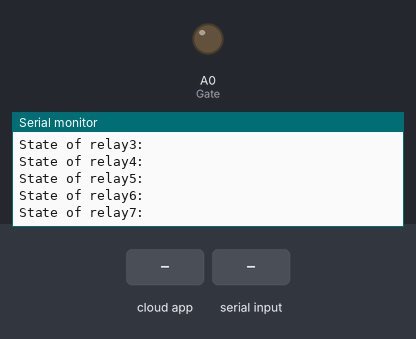
A sketch run on a simulated ESP8266 (NodeMCU). Shown: output pins drawn as LEDs (lit = HIGH), the last lines printed to the serial monitor. The inputs (shaded band) are chosen by the test bench. WiFi joins after 1.5 s; servers stay silent unless stated; the Firebase database answers and starts empty.

Above: at 2.7 s.
2.8 s: the phone or cloud app sets relay1 to off
At 4.19 s:
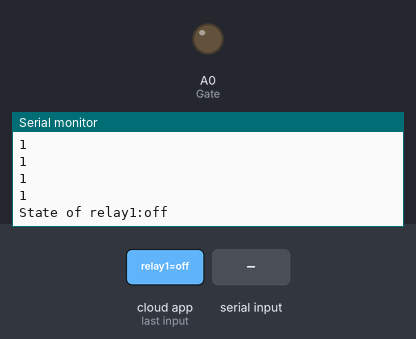
7.9 s: the phone or cloud app sets relay2 to on
At 9.15 s:
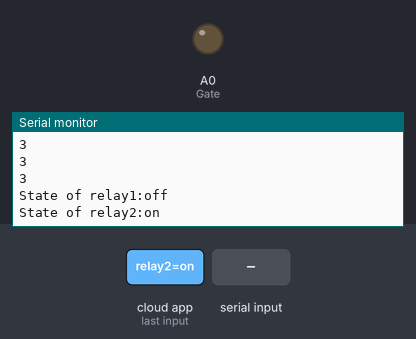
12.9 s: "<off,1>" received over the second serial link
At 16.11 s:
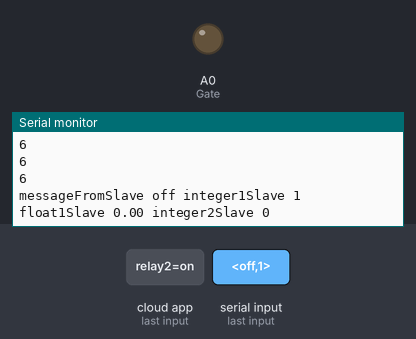
17.4 s: "<on,1>" received over the second serial link
At 20.99 s:
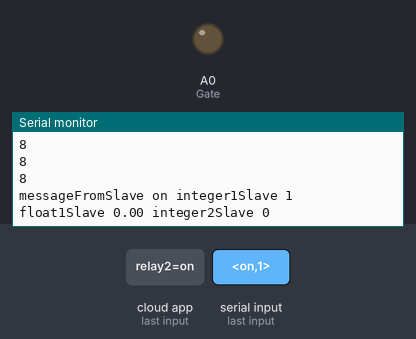
22.3 s: "<90,45,200>" received over the second serial link
At 25.9 s:
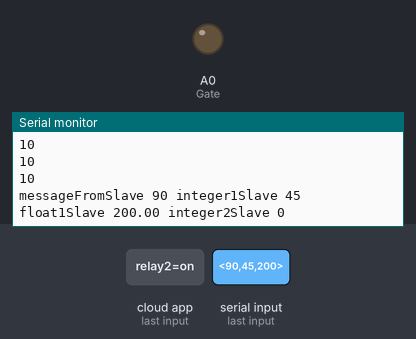
Timing chart, 0 to 27.4 s (numbered marks = the images above; inputs shaded):
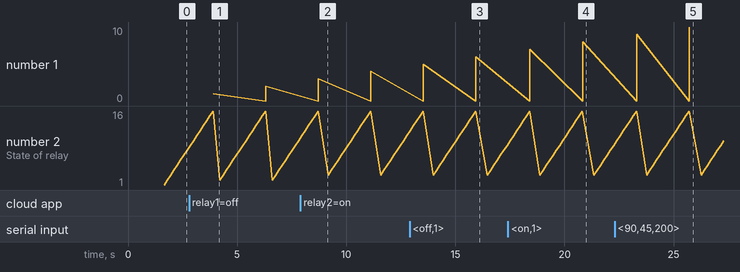

The sketch:

node_mcu.ino
```cpp
/*
 * Many Thanks go to the following people who helped me out tremendously in getting this to work:
 * Robin2 / Paul_KD7HB / Juraj
 */

#include <SoftwareSerial.h>
#include<FirebaseESP8266.h>
#include<ESP8266WiFi.h>
#define WIFI_SSID "STARNET_A"
#define WIFI_PASSWORD "kamalanita1@"
#define FIREBASE_AUTH "J7zZWSjFYt1VW2h3Y6SgGz8JW7okCe1qrYYEnEe0"
#define FIREBASE_HOST "channel-relay-control-3a865-default-rtdb.asia-southeast1.firebasedatabase.app/"
#define  Rx_PIN  4   // D2
#define  Tx_PIN 0    // D3
SoftwareSerial mySerial(Rx_PIN, Tx_PIN);//rx tx

#define Gate A0 // Please ignore. This is only to activate ext power to transmitter

//***************************************
const byte numCharsSlave = 64;
char receivedSlaveChars[numCharsSlave];
char tempSlaveChars[numCharsSlave];        // temporary array for use when parsing

// variables to hold the parsed data
char messageFromSlave[numCharsSlave] = {0};
int integer1Slave = 0;
float float1Slave = 0.0;
int integer2Slave;
boolean newData = false; // invert this on Slave arduino

static boolean recvInProgress = false;
static byte ndx = 0;
char startMarker = '<';
char endMarker = '>';
char rc;
//***************************************
unsigned long currentMillis1 = 0;
unsigned long previousMillis1 = 0;
long interval1 = 150;           // 150 milliseconds

int relay1_state;
int relay2_state;
int relay3_state;
int relay4_state;
int relay5_state;
int relay6_state;
int relay7_state;
int relay8_state;
int relay9_state;
int relay10_state;
int relay11_state;
int relay12_state;
int relay13_state;
int relay14_state;
int relay15_state;
int relay16_state;

FirebaseData firebaseData;
FirebaseJson json;

void setup() {
  Serial.begin(9600);
  WiFi.begin(WIFI_SSID, WIFI_PASSWORD);
  Serial.print("Connecting to Wi-Fi");
  while (WiFi.status() != WL_CONNECTED)
  {
    Serial.print(".");
    delay(300);
  }

   Serial.println();
   Serial.print("Connected with IP: ");
   Serial.println(WiFi.localIP());
   Serial.println();

   Firebase.begin(FIREBASE_HOST, FIREBASE_AUTH);
  mySerial.begin(9600);
  pinMode(Gate, OUTPUT);// Please ignore. This is only to activate ext power to transmitter
  digitalWrite(Gate, LOW);// Please ignore. This is only to activate ext power to transmitter
}
//============
void loop() {
  recvWithStartEndMarkers();
  update_values();
  if (newData == true) {
    strcpy(tempSlaveChars, receivedSlaveChars);// this temporary copy is necessary to protect the original data because strtok() used in parseData() replaces the commas with \0
    parseData();
    showParsedData();
    newData = false;
  }

  currentMillis1 = millis();
  if (currentMillis1 - previousMillis1 > interval1) {
    previousMillis1 = currentMillis1;
    sendDataToSlave ();
  }

}
// end of loop
//============
void recvWithStartEndMarkers() {
  while (mySerial.available() > 0 && newData == false) {
    rc = mySerial.read();
    if (recvInProgress == true) {
      if (rc != endMarker) {
        receivedSlaveChars[ndx] = rc;
        ndx++;
        if (ndx >= numCharsSlave) {
          ndx = numCharsSlave - 1;
        }
      }
      else {
        receivedSlaveChars[ndx] = '\0'; // terminate the string
        recvInProgress = false;
        ndx = 0;
        newData = true;
      }
    }
    else if (rc == startMarker) {
      recvInProgress = true;
    }
  }
}
//============
void parseData() {      // split the data into its parts
  char * strtokIndx; // this is used by strtok() as an index
  strtokIndx = strtok(tempSlaveChars, ",");     // get the first part - the string
  strcpy(messageFromSlave, strtokIndx); // copy it to messageFromSlave
  strtokIndx = strtok(NULL, ","); // this continues where the previous call left off
  integer1Slave = atoi(strtokIndx);     // convert this part to an integer
  strtokIndx = strtok(NULL, ",");
  float1Slave = atof(strtokIndx);     // convert this part to a float
  strtokIndx = strtok(NULL, ","); // this continues where the previous call left off
  integer2Slave = atoi(strtokIndx);     // convert this part to an integer
}
//============
void showParsedData() {
  Serial.print("messageFromSlave ");
  Serial.print(messageFromSlave);
  Serial.print(" integer1Slave ");
  Serial.print(integer1Slave);
  Serial.print(" float1Slave ");
  Serial.print(float1Slave);
  Serial.print(" integer2Slave ");
  Serial.println(integer2Slave);
}
//============
void sendDataToSlave () {
  mySerial.print('<');
  mySerial.print("Master text");
  mySerial.print(",");
  mySerial.print(relay1_state);
  mySerial.print(",");
  mySerial.print(relay2_state);
  mySerial.print(",");
  mySerial.print(relay3_state);
  mySerial.print(",");
  mySerial.print(relay4_state);
  mySerial.print(",");
  mySerial.print(relay5_state);
  mySerial.print(",");
  mySerial.print(relay6_state);
  mySerial.print(",");
  mySerial.print(relay7_state);
  mySerial.print(",");
  mySerial.print(relay8_state);
  mySerial.print(",");
  mySerial.print(relay9_state);
  mySerial.print(",");
  mySerial.print(relay10_state);
  mySerial.print(",");
  mySerial.print(relay11_state);
  mySerial.print(",");
  mySerial.print(relay12_state);
  mySerial.print(",");
  mySerial.print(relay13_state);
  mySerial.print(",");
  mySerial.print(relay14_state);
  mySerial.print(",");
  mySerial.print(relay15_state);
  mySerial.print(",");
  mySerial.print(relay16_state);
  mySerial.print('>');
  //}
}
//this function will keep on updating the values in the loop function
void update_values()
{
  relay1_state=relay1_controller();
  relay2_state=relay2_controller();
  relay3_state=relay3_controller();
  relay4_state=relay4_controller();
  relay5_state=relay5_controller();
  relay6_state=relay6_controller();
  relay7_state=relay7_controller();
  relay8_state=relay8_controller();
  relay9_state=relay9_controller();
  relay10_state=relay10_controller();
  relay11_state=relay11_controller();
  relay12_state=relay12_controller();
  relay13_state=relay13_controller();
  relay14_state=relay14_controller();
  relay15_state=relay15_controller();
  relay16_state=relay16_controller();
  Serial.println(relay1_state);
  Serial.println(relay2_state);
  Serial.println(relay3_state);
  Serial.println(relay4_state);
  Serial.println(relay5_state);
  Serial.println(relay6_state);
  Serial.println(relay7_state);
  Serial.println(relay8_state);
  Serial.println(relay9_state);
  Serial.println(relay10_state);
  Serial.println(relay11_state);
  Serial.println(relay12_state);
  Serial.println(relay13_state);
  Serial.println(relay14_state);
  Serial.println(relay15_state);
  Serial.println(relay16_state);
 }

//these functions are all used to retrieve the values from the firebase real time database
int relay1_controller()
{
  if (Firebase.getString(firebaseData, "/relay1")){
    Serial.print("State of relay1:");
    Serial.println(firebaseData.stringData());
    if(firebaseData.stringData() == "off")
    {
      return 0;
      }
      else if(firebaseData.stringData() == "on")
      {
        return 1;
        }


     }
  }

int relay2_controller()
{
  if (Firebase.getString(firebaseData, "/relay2")){
    Serial.print("State of relay2:");
    Serial.println(firebaseData.stringData());
    if(firebaseData.stringData() == "off")
    {
      return 0;
      }
      else if(firebaseData.stringData() == "on")
      {
        return 1;
        }


     }
  }

int relay3_controller()
{
  if (Firebase.getString(firebaseData, "/relay3")){
    Serial.print("State of relay3:");
    Serial.println(firebaseData.stringData());
    if(firebaseData.stringData() == "off")
    {
      return 0;
      }
      else if(firebaseData.stringData() == "on")
      {
        return 1;
        }


     }
  }

int relay4_controller()
{
  if (Firebase.getString(firebaseData, "/relay4")){
    Serial.print("State of relay4:");
    Serial.println(firebaseData.stringData());
    if(firebaseData.stringData() == "off")
    {
      return 0;
      }
      else if(firebaseData.stringData() == "on")
      {
        return 1;
        }


     }
  }

int relay5_controller()
{
  if (Firebase.getString(firebaseData, "/relay5")){
    Serial.print("State of relay5:");
    Serial.println(firebaseData.stringData());
    if(firebaseData.stringData() == "off")
    {
      return 0;
      }
      else if(firebaseData.stringData() == "on")
      {
        return 1;
        }


     }
  }

int relay6_controller()
{
  if (Firebase.getString(firebaseData, "/relay6")){
    Serial.print("State of relay6:");
    Serial.println(firebaseData.stringData());
    if(firebaseData.stringData() == "off")
    {
      return 0;
      }
      else if(firebaseData.stringData() == "on")
      {
        return 1;
        }


     }
  }

int relay7_controller()
{
  if (Firebase.getString(firebaseData, "/relay7")){
    Serial.print("State of relay7:");
    Serial.println(firebaseData.stringData());
    if(firebaseData.stringData() == "off")
    {
      return 0;
      }
      else if(firebaseData.stringData() == "on")
      {
        return 1;
        }


     }
  }

 int relay8_controller()
{
  if (Firebase.getString(firebaseData, "/relay8")){
    Serial.print("State of relay8:");
    Serial.println(firebaseData.stringData());
    if(firebaseData.stringData() == "off")
    {
      return 0;
      }
      else if(firebaseData.stringData() == "on")
      {
        return 1;
        }


     }
  }

 int relay9_controller()
{
  if (Firebase.getString(firebaseData, "/relay9")){
    Serial.print("State of relay9:");
    Serial.println(firebaseData.stringData());
    if(firebaseData.stringData() == "off")
    {
      return 0;
      }
      else if(firebaseData.stringData() == "on")
      {
        return 1;
        }


     }
  }

int relay10_controller()
{
  if (Firebase.getString(firebaseData, "/relay10")){
    Serial.print("State of relay10:");
    Serial.println(firebaseData.stringData());
    if(firebaseData.stringData() == "off")
    {
      return 0;
      }
      else if(firebaseData.stringData() == "on")
      {
        return 1;
        }


     }
  }

int relay11_controller()
{
  if (Firebase.getString(firebaseData, "/relay11")){
    Serial.print("State of relay11:");
    Serial.println(firebaseData.stringData());
    if(firebaseData.stringData() == "off")
    {
      return 0;
      }
      else if(firebaseData.stringData() == "on")
      {
        return 1;
        }


     }
  }

int relay12_controller()
{
  if (Firebase.getString(firebaseData, "/relay12")){
    Serial.print("State of relay12:");
    Serial.println(firebaseData.stringData());
    if(firebaseData.stringData() == "off")
    {
      return 0;
      }
      else if(firebaseData.stringData() == "on")
      {
        return 1;
        }


     }
  }

int relay13_controller()
{
  if (Firebase.getString(firebaseData, "/relay13")){
    Serial.print("State of relay13:");
    Serial.println(firebaseData.stringData());
    if(firebaseData.stringData() == "off")
    {
      return 0;
      }
      else if(firebaseData.stringData() == "on")
      {
        return 1;
        }


     }
  }

int relay14_controller()
{
  if (Firebase.getString(firebaseData, "/relay14")){
    Serial.print("State of relay14:");
    Serial.println(firebaseData.stringData());
    if(firebaseData.stringData() == "off")
    {
      return 0;
      }
      else if(firebaseData.stringData() == "on")
      {
        return 1;
        }


     }
  }
int relay15_controller()
{
  if (Firebase.getString(firebaseData, "/relay15")){
    Serial.print("State of relay15:");
    Serial.println(firebaseData.stringData());
    if(firebaseData.stringData() == "off")
    {
      return 0;
      }
      else if(firebaseData.stringData() == "on")
      {
        return 1;
        }


     }
  }
 int relay16_controller()
{
  if (Firebase.getString(firebaseData, "/relay16")){
    Serial.print("State of relay16:");
    Serial.println(firebaseData.stringData());
    if(firebaseData.stringData() == "off")
    {
      return 0;
      }
      else if(firebaseData.stringData() == "on")
      {
        return 1;
        }


     }
  }
```

Measured:
- after the input at 2.8 s, the serial monitor: prints a new line after 1.3 s (image 1)
- after the input at 7.9 s, the serial monitor: prints a new line after 1.1 s (image 2)
- after the input at 12.9 s, the serial monitor: prints a new line after 3.0 s (image 3)
- after the input at 17.4 s, the serial monitor: prints a new line after 3.4 s (image 4)
- after the input at 22.3 s, the serial monitor: prints a new line after 3.4 s (image 5)
